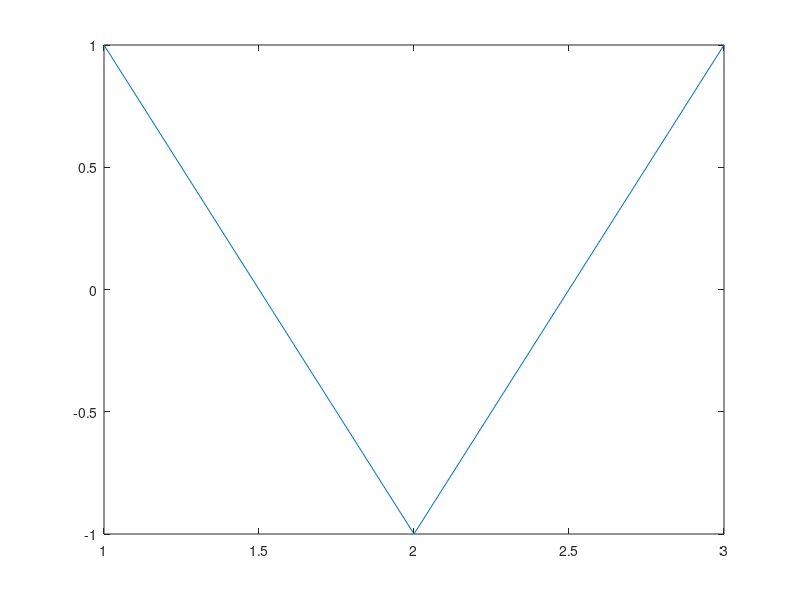

Recreate this plot in MATLAB.
%% Lesly Scarlet Tineo Franco ID1108027

% Mi carrera es Ciencia de datos, escogí estudiar esta carrera debido a que
% su campo de aplicación es uno de los amplios, debido a su novedad la
% comunidad en internet respecto a esta carrera es muy activa y competitiva
% lo que ofrece multiples oportunidades de crecimiento personal y
% desarrollo de la materia. 
% Esta carrera también presenta salarios muy competitivos y con buenas
% oportunidades de empleo en espacios que ofrecen crecimiento y
% flexibilidad social. Me encanta que varios de los puestos disponibles
% para esta carrera sean totalmente virtuales o semipresenciales. 
%
% |Mi interés en estudiar MATLAB surge a partir de conocer a una profesora
% que me recomendó estudiar el lenguaje, este impulso inicial fue
% respaldado por varios articulos y videos de youtube que resaltaban que
% Matlab es útil en el manejo de bases de datos, visualizaciones y creación
% de modelos IA. Además, debido que no se encuentra en el top 10 de
% lenguajes más utilizados esto significa que los empleadores que necesitan
% una persona especializada en este lenguaje tiene un poco más de
% dificultades para encontrar a un candidato adecuado. Me gusta mucho la
% posibilidad de tener matrices en más de dos dimensiones y creo que si
% aprendo bien a utilizar la plataforma esta parte lo puede hacer muy
% interesante|
%
%
%% Diferencia entre las ecuaciones del seno y el coseno
% 
% $\sin(\theta) = \frac{{\text{{longitud del cateto opuesto}}}}{{\text{{longitud de la hipotenusa}}}}$
% $\cos(\theta) = \frac{{\text{{longitud del cateto adyacente}}}}{{\text{{longitud de la hipotenusa}}}}$
%
%% Gráfica de coseno

t = 0:pi:2*pi; 

figure; 
plot(cos(t));

% Para mejroar esta gráfica es posible: etiquetar los ejes, colocar un
% título para la grafica, cambiar el estilo de línea o cambiar los colores.
% En el caso de la forma V de la grafica es posible reducir el tamaño del
% saldo, diviendo pi por un numero grande para que la curva aparezca más
% suave.
